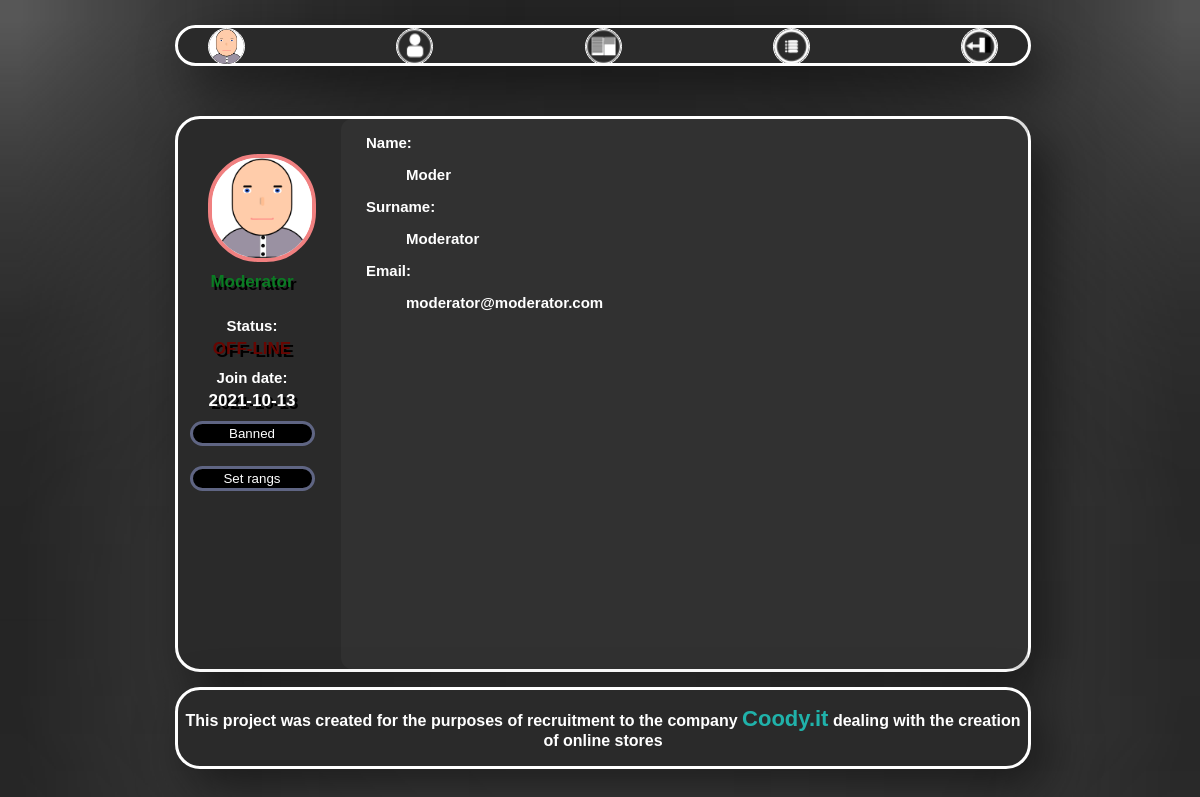
Page /profil_user.php?author_id=2 (signed in) on the committed database.
### tables this page shows
CREATE TABLE `users_db` (
  `ID` int(11) NOT NULL,
  `Name` varchar(24) NOT NULL,
  `Surname` varchar(24) NOT NULL,
  `Email` varchar(30) NOT NULL,
  `Password` varchar(24) NOT NULL,
  `Join_Date` date NOT NULL DEFAULT current_timestamp(),
  `Images_url` text NOT NULL,
  `Online` int(11) NOT NULL
);

### profil_user.php (the view, shortened to what this page needs)
<!DOCTYPE html>
<html lang="pl">
    <head>
        <link href="user_style.css?<?=filemtime("user_style.css")?>" rel="stylesheet" type="text/css" />
    </head>
    <body>
        <div id="contener">
            <div id="header">
                <div id="link_contener">
                    <?php
                        if(empty($_SESSION['img']))
                            echo '<a id="user_go_profil" href="profil_side.php"><img class="image_header_icon" title="Profil side" alt="Go back to profil icon" src="User_profils\default_profil\default.png"></a>';
                        else
                        {
                            $pathi = "User_profils\\". $_SESSION['id'] ."\\".$_SESSION['img'];
                            echo "<a id='user_go_profil' href='profil_side.php'><img class='image_header_icon' title='Profil side' alt='Go back to profil icon' src='$pathi'></a>";
                        }
                        if($_SESSION['Rangs'] >= 2)
                        {
                            echo' <a id="admin_look_all" href="user_list_side.php"><img class="image_header_icon" title="User list side" alt="Go to user list side icon" src="images/icon_link/profils.png" ></a>';
                            echo' <a id="admin_look_all" href="archive_side.php"><img class="image_header_icon" title="Archive list side" alt="Go to archive list side icon" src="images/icon_link/archive.png" ></a>';
                        }
                    ?>
                    <a id="user_go_ticket" href="ticket_side.php"><img class="image_header_icon" title="Ticket side" alt="Go to Ticket side icon" src="images/icon_link/tickets.png" ></a>
                    <a class="user_logout" href="logout.php"> <img class="image_header_icon" title="Log out"  alt="Log out icon" src="images/icon_link/logout.png"></a>
                </div>
            </div>
            <div id="main">
                <?php
                    echo '<div id = "user_left_contener">';
                        if(!empty($_GET["author_id"]))
                            $Uid = $_GET["author_id"];
                        require_once "connect_mysql.php";
                        $db = @mysqli_connect($host , $username, $userpassword, $namedb);
                        if(!$db)
                            echo '<br><div id="error_contener"> Warning: Database not connected!</div><br>';
                        else
                        {
                            $sql = "SELECT * FROM users_db WHERE ID = '$Uid'";
                            if($result = $db->query($sql))
                            {
                                $tcket_number = $result->num_rows;
                                if($tcket_number == 1)
                                {
                                    $data = $result->fetch_assoc();
                                    $suemail = $data['Email'];
                                    $Uname = $data['Name'];
                                    $Usurname = $data['Surname'];
                                    $Ujdate = $data['Join_Date'];
                                    $Uimgurl = $data['Images_url'];
                                    $Uonline = $data['Online'];
                                }
                                else
                                {
                                    header('location: profil_side.php');
                                }
                            }
                            echo '<head> <title>Profil '.$Uname . ' ' .$Usurname.'</title></head>';
                            $sql = "SELECT * FROM admins_db WHERE Email = '$suemail'";
                            if($result = $db->query($sql))
                            {
                                $tcket_number = $result->num_rows;
                                if($tcket_number == 1)
                                {
                                    $data = $result->fetch_assoc();
                                    $Urangs = $data['Rang_strong'];
                                }
                                else
                                    $Urangs = 0;
                            }
                            if(@$Uimgurl == NULL)
                                echo '<img id= "user_photo_profil_id"  title="Your phot" alt="User photo" src="User_profils\default_profil\default.png">';
                            else
                            {
                                $pathi = "User_profils\\". $Uid."\\".$Uimgurl;
                                echo "<img id= 'user_photo_profil_id'  title='Your photo' alt='User photo' src='$pathi'>";
                            }
                            switch($Urangs)
                            {
                                case 1:
                                    echo  " <label id='rang_style_moderator'>Moderator</label>";
                                    break;
                            }
                            echo "<label>Status:</label>";
                            if($Uonline != 0)
                                echo  " <label id='user_online'>ON-LINE</label>";
                            else
                                echo  " <label id='user_offline'>OFF-LINE</label>";
                            echo '<label>Join date:</label>';
                            echo '<label id="user_join_date">'. $Ujdate .'</label>';
                            echo '<form name="user_control_form" action="write_ban_side.php" method="get">';
                            if($_SESSION['Rangs'] > 1 && $Uid != $_SESSION['id'])
                            {
                                if($Urangs != 4)
                                    echo '<input class="button_user" name="ban_user" type="submit" value="Banned">';
                            }
                            echo '</form>';
                            echo '<form name="user_control_form" action="profil_user.php?author_id='.$Uid.'" method="post">';
                            if($_SESSION['Rangs'] == 3 && $Uid != $_SESSION['id'])
                            {
                                if($Urangs != 4)
                                {
                                    echo '<input onclick="showRangs()" class="button_user" name="show_rangs_button" type="button" value="Set rangs">';
                                }
                            }
                            echo '</form>';
                        }
                    echo '</div>';
                    echo  '<div id="user_settings_contener">';
                        echo '<label class="label_class_user">Name:</label>';
                        echo '<label class="label_class_settings_user">'.$Uname.'</label>';
                        echo '<label class="label_class_user">Surname:</label>';
                        echo '<label class="label_class_settings_user">'.$Usurname.'</label>';
                        echo '<label class="label_class_user">Email:</label>';
                        echo '<label class="label_class_settings_user">'.$suemail.'</label>';
                    echo '</div>';
                ?>
            </div>
            <div id="footer">
                <p>This project was created for the purposes of recruitment to the company <a id ="Link_coody"href="https://coody.it/">Coody.it</a> dealing with the creation of online stores</p>
            </div>
        </div>
    </body>
</html>

### user_style.css (style rules this page uses)
* { font-family: sans-serif; }
body { width: 850px; height: 670px; background-image: url("images/tail.png"); background-repeat: no-repeat; background-size: 100%; margin-left:auto; margin-right:auto; background-attachment:fixed; }
#header { font-weight: bolder; text-decoration: none; height: 35px; width: 100%; box-shadow: 15px 20px 50px rgba(0, 0, 0, 0.5); margin-top: 25px; border:3px solid rgb(255, 255, 255); background-color:rgb(42, 42, 42); border-radius: 25px; margin-bottom: 50px; text-align: center; }
#link_contener { margin-left: 30px; margin-right: 30px; display: flex; flex-direction:row; justify-content: space-between }
.image_header_icon { height: 35px; width: 35px; border: 1px solid white; border-radius: 25px; }
#main { color:white; margin-top:10px; font-size: 15px; min-height: 550px; height: auto; width: 850px; font-weight: bolder; box-shadow: 15px 20px 50px rgba(0, 0, 0, 0.5); display:flex; border:3px solid rgb(255, 255, 255); background-color:rgb(42, 42, 42); border-radius: 25px; }
.button_user { background:rgb(0, 0, 0); height: 25px; width: 125px; color: white; border:3px solid rgb(95, 101, 131); border-radius: 20px; text-align: center; margin-bottom: 10px; margin-top:10px; cursor: pointer; }
.label_class_user { margin-left:25px; margin-top:15px; }
.label_class_settings_user { margin-left:65px; margin-top:15px; }
#user_left_contener { height: auto; width: 155px; margin-top: 15px; margin-bottom: 15px; margin-left: 10px; text-align: center; display: flex; flex-direction: column; }
#user_photo_profil_id { height: 100px; width: 100px; margin-top: 20px; margin-bottom: 10px; margin-left: 20px; border:4px solid lightcoral; background-color: white; border-radius: 50px; }
#user_join_date { font-size: 17px; text-align: center; margin-top:5px; text-shadow: 3px 3px black; }
#user_offline { color: rgb(104, 6, 2); font-size: 17px; text-align: center; margin-top:5px; margin-bottom:10px; text-shadow: 3px 3px black; }
#rang_style_moderator { color: rgb(10, 124, 35); font-size: 17px; text-align: center; margin-bottom: 25px; text-shadow: 3px 3px black; }
#user_settings_contener,#user_form_contener { background-color:rgba(78, 78, 78, 0.198); width: 100%; height: auto; border-radius: 11px; display:flex; margin-left: 25px; flex-direction: column; }
#Link_coody { color:lightseagreen; text-decoration: none; font-size: 22px; }
#footer { font-weight: bolder; color:white; width: 100%; text-align: center; box-shadow: 15px 20px 50px rgba(0, 0, 0, 0.5); margin-top: 15px; border:3px solid rgb(255, 255, 255); background-color:rgb(42, 42, 42); border-radius: 25px; display:inline-block; }

### rows in the picture
users_db: Join_Date "2021-10-13", Name "Moder", Surname "Moderator", Email "moderator@moderator.com"
